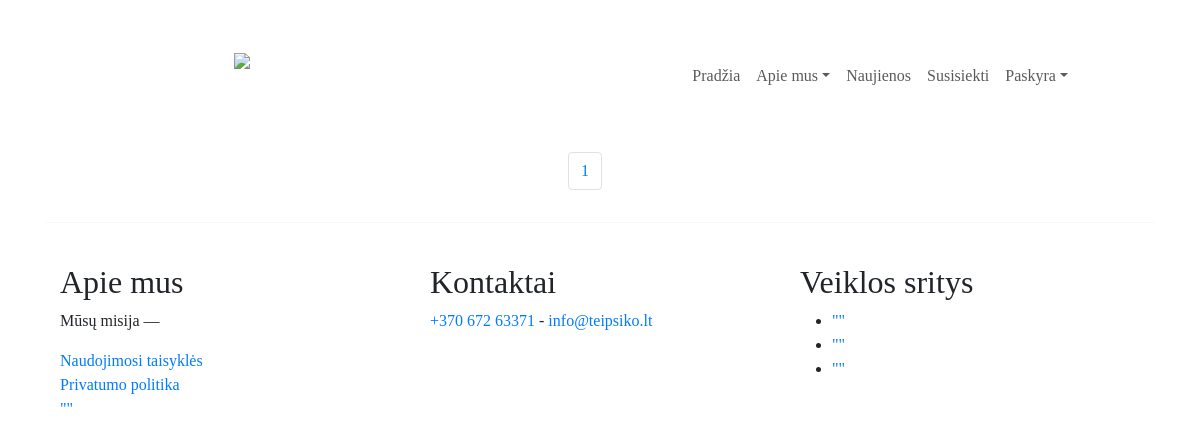
The app's page /blog/posts/, older data.
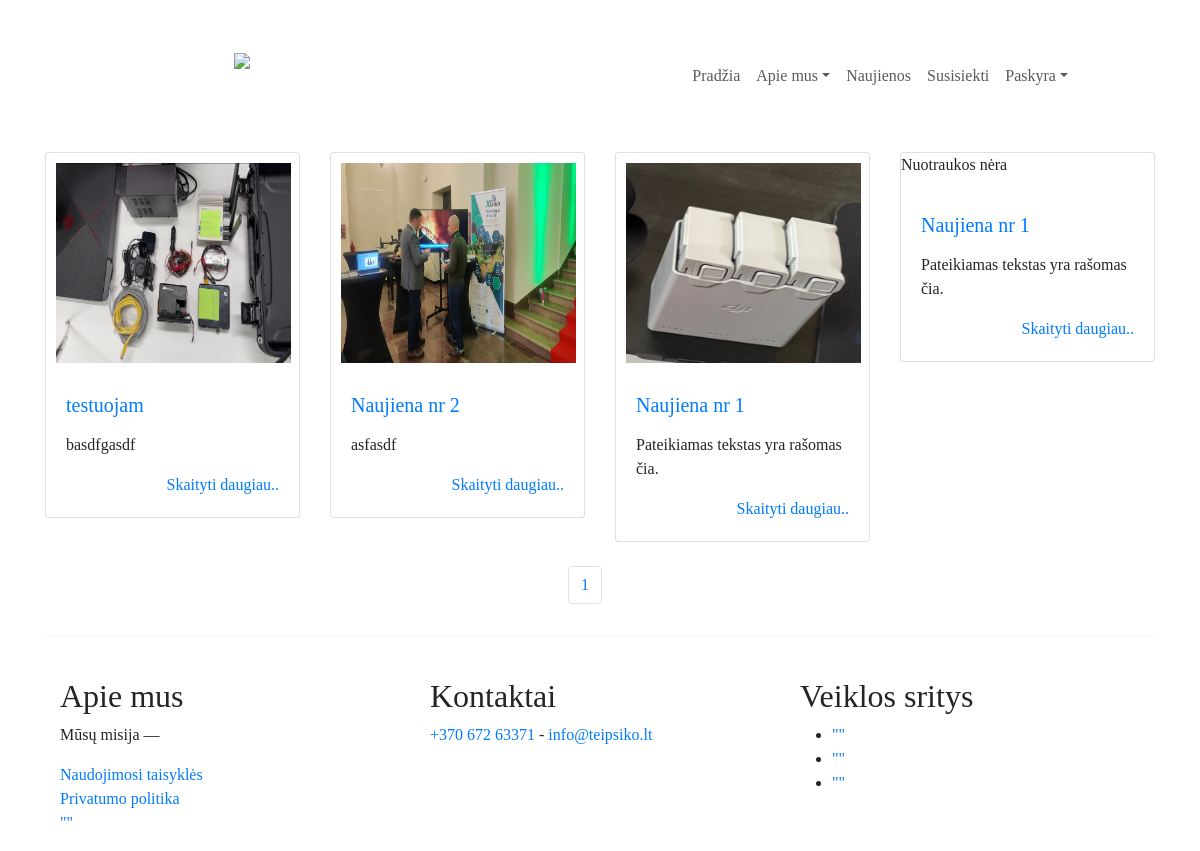
The same page, newer data.
### blog/models.py (models this page shows, shortened)
class Post(models.Model):
    pavadinimas = models.CharField(max_length=255)
    turinys = HTMLField()
    author = models.ForeignKey(get_user_model(), on_delete=models.CASCADE)
    publication_date = models.DateTimeField(auto_now_add=True)
    tags = models.ManyToManyField('Tag')
    kategorija = models.ManyToManyField(Kategorija)
    foto = models.ImageField(upload_to='images/', null=True, blank=True)

### blog/views.py (the view)
# urls.py: path('posts/', PostListView.as_view(), name='post_list'),
class PostListView(View):
    def get(self, request):
        posts_per_page = 16
        posts = Post.objects.all().order_by('-id')
        paginator = Paginator(posts, posts_per_page)
        page_number = request.GET.get('page')
        page_obj = paginator.get_page(page_number)
        return render(request, 'post_list.html', {'page_obj': page_obj})

### blog/templates/post_list.html (shortened to what this page needs)
{% extends 'base.html' %}
{% load static %}
{% block main %}
<div class="row">
  {% for post in page_obj %}
    <div class="col-md-3">
      <div class="card mb-4">
       {%if post.foto %}
      <div class="float-sm-start">
    <img src="{{ post.foto.url }}" height="200px" width="235" style="float: center; margin: 10px 25px 10px 10px" alt="Foto">
  </div>
      {%else%}
      <p>Nuotraukos nėra</p>
      {%endif%}
        <div class="card-body">
          <h5 class="card-title"><a href="{% url 'post_detail' post.pk %}">{{ post.pavadinimas }}</a></h5>
          <p class="card-text">{{ post.turinys|safe|slice:":100" }}</p>
          <a href="{% url 'post_detail' post.pk %}" style="float: right;">Skaityti daugiau..</a>
        </div>
      </div>
    </div>
{% endfor %}
  <div class="row">
     <nav aria-label="Page navigation example">
        <ul class="pagination justify-content-center">
    <li class="page-item">
       <a class="page-link" href="?page={{ page_obj.number }}">{{ page_obj.number }}</a>
    </li>
  </ul>
</nav>
</div>
{% endblock main %}

### bet/templates/base.html (shortened to what this page needs)
{%load static %}
<!DOCTYPE html>
<html lang="en">
<head>
    <link href="https://cdn.jsdelivr.net/npm/bootstrap@5.3.0/dist/css/bootstrap.min.css" rel="stylesheet">
    <link href="https://getbootstrap.com/docs/5.3/assets/css/docs.css" rel="stylesheet">
     <link rel="stylesheet" href="https://stackpath.bootstrapcdn.com/bootstrap/4.3.1/css/bootstrap.min.css"
>
</head>
<body style="font-family:Roboto Slab;">
<div class="container-fluid" >
<div class="p-5  text-black text-center">
    <div class="container text-center">
  <div class="row align-items-start">
    <div class="col-4">
      <img width="300" src="http://teipsiko.lt/images/logo_teipsiko.jpg">
    </div>
    <div class="col-8">
       <div class="container">
    <nav class="navbar navbar-expand-lg  ">
        <div class="container-fluid">
            <div class="collapse navbar-collapse" id="navbarResponsive">
                <ul class="navbar-nav ml-auto">
                    <li class="nav-item active">
                        <a class="nav-link" href="/">Pradžia</a>
                    </li>
                    <li class="nav-item dropdown">
                    <a class="nav-link dropdown-toggle" data-toggle="dropdown" href="#" role="button" aria-haspopup="true" aria-expanded="false">Apie mus</a>
                      </li>
                    <li class="nav-item">
                        <a class="nav-link" href="/blog/posts/">Naujienos</a>
                    </li>
                    <li class="nav-item">
                        <a class="nav-link" href="/contact">Susisiekti</a>
                    </li>
                    {%if request.user.is_authenticated %}
                    <li class="nav-item dropdown">
                    <a class="nav-link dropdown-toggle" data-toggle="dropdown" href="#" role="button" aria-haspopup="true" aria-expanded="false">Vartotojo meniu</a>
                        <div class="dropdown-menu">
                          <a class="dropdown-item" href="{% url 'profilis'%}">Profilis</a>
                          <a class="dropdown-item" href="{% url 'logout'%}">Atsijungti</a>
                          <a class="dropdown-item" href="#">Something else here</a>
                          <div class="dropdown-divider"></div>
                          <a class="dropdown-item" href="/blog/post/create/">Publikuoti naujieną</a>
                        </div>
                      </li>
                    {% else %}
                    <li class="nav-item dropdown">
                    <a class="nav-link dropdown-toggle" data-toggle="dropdown" href="#" role="button" aria-haspopup="true" aria-expanded="false">Paskyra</a>
                      </li>
            {%endif%}
                </ul>
            </div>
        </div>
    </nav>
</div>
    </div>
  </div>
</div>
</div>
<div class="container">
          {%block main%}
          {%endblock main%}
        </div>
<hr><br>
    <footer id="colophon" class="site-footer" role="contentinfo" style ="text-color:grey">
        <div id="footer-widgets" class="footer-widgets section-padding ">
			<div class="container">
                <div class="row">
                    <div id="footer-1" class="col-md-4 col-sm-12 footer-column widget-area sidebar" role="complementary">
                        <aside id="text-2" class="footer-widget widget widget_text"><h2 class="widget-title">Apie mus</h2>
                            <div class="textwidget">
                                <p>Mūsų misija — </p>
                                <p><a href="/">Naudojimosi taisyklės</a><br>
                                <a href="#">Privatumo politika</a><br>
                                <a href="#">""</a></p>
                            </div>
		                </aside>
                    </div>
                    <div id="footer-2" class="col-md-4 col-sm-12 footer-column widget-area sidebar" role="complementary">
                        <aside id="custom_html-2" class="widget_text footer-widget widget widget_custom_html">
                        <h2 class="widget-title">Kontaktai</h2>
                        <div class="textwidget custom-html-widget">
                            <p>
                                <a href="tel:+370 672 63371" class="cont">+370 672 63371</a> - <a class="cont" href="mailto:info@teipsiko.lt">info@teipsiko.lt</a>
                                <br>
                            </p>
                        </div>
                        </aside>
                    </div>
                    <div id="footer-3" class="col-md-4 col-sm-12 footer-column widget-area sidebar" role="complementary">
                        <aside id="nav_menu-2" class="footer-widget widget widget_nav_menu">
                            <h2 class="widget-title">Veiklos sritys</h2>
                            <div class="menu-veiklos-sritys-container">
                                <ul id="menu-veiklos-sritys" class="menu">
                                    <li id="menu-item-189" class="menu-item menu-item-type-custom menu-item-object-custom menu-item-189">
                                        <a href="/">""</a>
                                    </li>
                                    <li id="menu-item-190" class="menu-item menu-item-type-custom menu-item-object-custom menu-item-190">
                                        <a href="/">""</a>
                                    </li>
                                    <li id="menu-item-191" class="menu-item menu-item-type-custom menu-item-object-custom menu-item-191">
                                        <a href="/">""</a>
                                    </li>
                                </ul>
                            </div>
                        </aside>
                    </div>
                </div>
				</div>
			</div>
	</footer>
</body>
</html>

Row changes from the older to the newer data that the page shows:
added Post: foto (picture), pavadinimas "testuojam", turinys "basdfgasdf"
added Post: foto (picture), pavadinimas "Naujiena nr 2", turinys "asfasdf"
added Post: foto (picture), pavadinimas "Naujiena nr 1", turinys "Pateikiamas tekstas yra rašomas čia."
added Post: foto "Nuotraukos nėra", pavadinimas "Naujiena nr 1", turinys "Pateikiamas tekstas yra rašomas čia."
